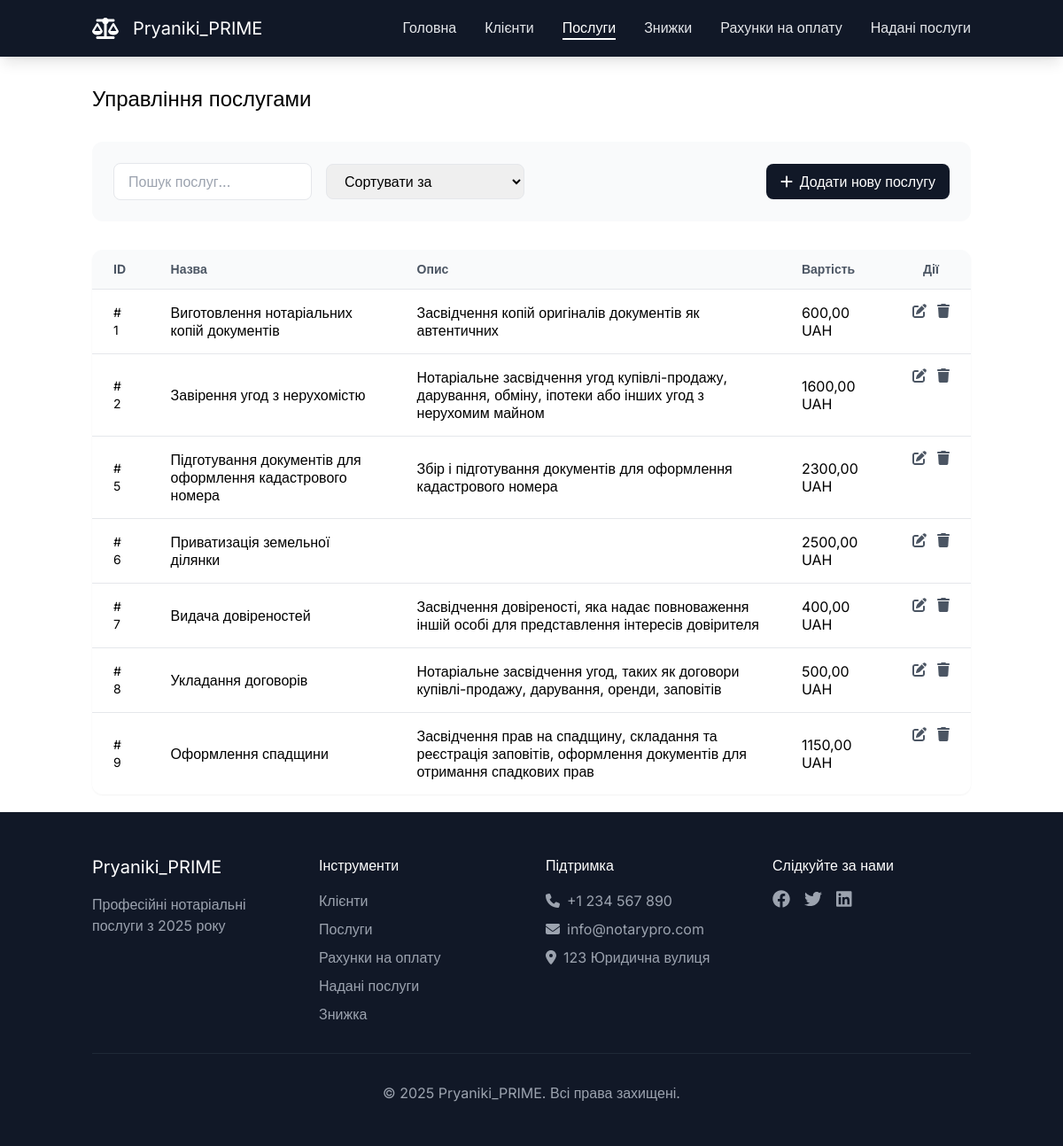
Page /services (signed in) on the committed database.
### RealAgency/models.py (models this page shows)
class Service(models.Model):
    name = models.CharField(max_length=255)
    description = models.CharField(max_length=255)
    unit = models.CharField(max_length=255)
    price = models.DecimalField(max_digits=19, decimal_places=2)

### RealAgency/views.py (the view)
        def _wrapped_view(request, *args, **kwargs):
            if not request.user.is_authenticated:
                return redirect('login')
            if not any(group.name in roles for group in request.user.groups.all()):
                raise PermissionDenied("You are not permitted to perform this action.")
            return view_func(request, *args, **kwargs)

### RealAgency/views.py (called while the page is built)
def role_required(roles):
    def decorator(view_func):
        def _wrapped_view(request, *args, **kwargs):
            if not request.user.is_authenticated:
                return redirect('login')
            if not any(group.name in roles for group in request.user.groups.all()):
                raise PermissionDenied("You are not permitted to perform this action.")
            return view_func(request, *args, **kwargs)
        return _wrapped_view
    return decorator

### templates/services/main.html (shortened to what this page needs)
{% extends "base.html" %}
{% block content %}
<main id="main" class="pt-24">
            <div class="container mx-auto px-4">
                <div id="services-header" class="flex justify-between items-center mb-8">
                    <h1 class="text-2xl">Управління послугами</h1>
                </div>
                <div id="services-filters" class="bg-neutral-50 p-6 rounded-xl mb-8 grid grid-cols-4 gap-4 items-center">
                    <input type="text" id="search-input" placeholder="Пошук послуг..." value="{{ search_query }}"
    class="border border-neutral-200 rounded-lg px-4 py-2" />
                    <select id="sort-select" class="border border-neutral-200 rounded-lg px-4 py-2">
                        <option value="">Сортувати за</option>
                    </select>
                    <div class="col-span-2 flex justify-end">
                        <button
                                {% if "Manager" in user_groups %} style="display:block;" {% else %} style="display:none;" {% endif %}
                                id="add-service" class="bg-neutral-900 text-white px-4 py-2 rounded-lg hover:bg-neutral-800">
                            <i class="fa-solid fa-plus mr-2"></i>Додати нову послугу
                        </button>
                    </div>
                </div>
                <div id="services-table" class="bg-white rounded-xl shadow-sm overflow-hidden">
                    <table class="w-full">
                        <thead class="bg-neutral-50 border-b border-neutral-200">
                            <tr>
                                <th class="px-6 py-3 text-left text-sm text-neutral-600">ID</th>
                                <th class="px-6 py-3 text-left text-sm text-neutral-600">Назва</th>
                                <th class="px-6 py-3 text-left text-sm text-neutral-600">Опис</th>
                                <th class="px-6 py-3 text-left text-sm text-neutral-600">Вартість</th>
                                <th
                                        {% if "Manager" in user_groups %} style="display:block;" {% else %} style="display:none;" {% endif %}
                                        class="px-6 py-3 text-central text-sm text-neutral-600">Дії</th>
                            </tr>
                        </thead>
                        <tbody class="divide-y divide-neutral-200">
                            {% for service in services %}
                                <tr class="hover:bg-neutral-50">
                                <td class="px-6 py-4 text-sm"># {{ service.id }}</td>
                                <td class="px-6 py-4">{{ service.name }}</td>
                                <td class="px-6 py-4">{{ service.description }}</td>
                                <td class="px-6 py-4 text-left">{{ service.price }} UAH</td>
                                <td class="px-6 py-4"
                                        {% if "Manager" in user_groups %} style="display:block;" {% else %} style="display:none;" {% endif %}>
                                    <div class="flex justify-center space-x-3">
                                        <button class="edit-service text-neutral-600 hover:text-neutral-900"
                                                data-id="{{ service.id }}"
                                                data-name="{{ service.name }}"
                                                data-description="{{ service.description }}"
                                                data-price="{{ service.price }}">
                                            <i class="fa-solid fa-pen-to-square"></i>
                                        </button>
                                        <button class="delete-service text-neutral-600 hover:text-neutral-900"
                                                data-id="{{ service.id }}">
                                            <i class="fa-solid fa-trash"></i>
                                        </button>
                                    </div>
                                </td>
                                </tr>
                            {% endfor %}
                        </tbody>
                    </table>
                </div>
            </div>
        </main>
        {% include "services/modal_service.html" %}
{% endblock %}

### templates/base.html (style rules this page uses)
* { font-family: "Inter", sans-serif; }

### rows in the picture
Service: id "1", name "Виготовлення нотаріальних копій документів", description "Засвідчення копій оригіналів документів як автентичних", price "600,00"
Service: id "2", name "Завірення угод з нерухомістю", description "Нотаріальне засвідчення угод купівлі-продажу, дарування, обміну, іпотеки або інших угод з нерухомим майном", price "1600,00"
Service: id "5", name "Підготування документів для оформлення кадастрового номера", description "Збір і підготування документів для оформлення кадастрового номера", price "2300,00"
Service: id "6", name "Приватизація земельної ділянки", price "2500,00"
Service: id "7", name "Видача довіреностей", description "Засвідчення довіреності, яка надає повноваження іншій особі для представлення інтересів довірителя", price "400,00"
Service: id "8", name "Укладання договорів", description "Нотаріальне засвідчення угод, таких як договори купівлі-продажу, дарування, оренди, заповітів", price "500,00"
Service: id "9", name "Оформлення спадщини", description "Засвідчення прав на спадщину, складання та реєстрація заповітів, оформлення документів для отримання спадкових прав", price "1150,00"
